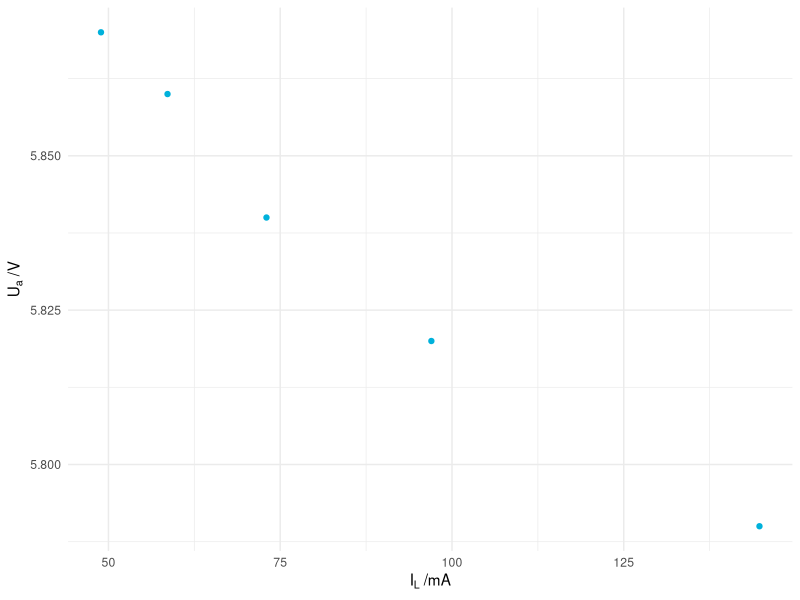

Reproduce this figure in R.
library(ggplot2)

outputName = "2_5.pdf"
outputWidth = 10
outputHeight = outputWidth * 0.618

diodeDataFB <- read.csv("2_5.csv")

xlabel <- bquote("I"[L]~"/mA")
ylabel <- bquote("U"[a]~"/V")
                                        #
hsBlue <- "#00b1db"

plot <- ggplot( data= diodeDataFB, aes(x = IL * 1000, y = Ua)) +
    theme_minimal() +
    xlab(xlabel) +
    ylab(ylabel) +
    geom_point(color=hsBlue)

pdf(outputName, width = outputWidth, height = outputHeight)
plot
